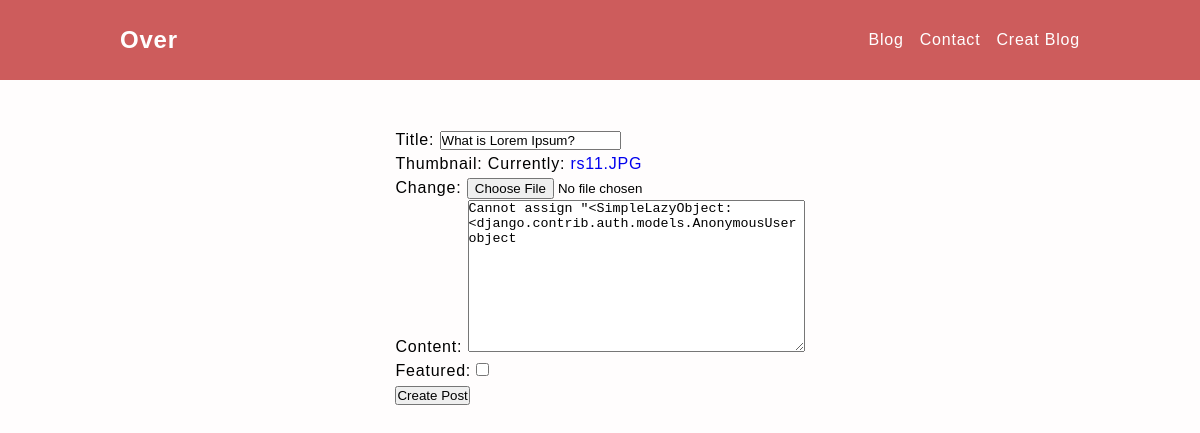
Page /2/post-update/ on the committed database.
### over/models.py (models this page shows, shortened)
class Post(models.Model):
  title = models.CharField(max_length=255)
  thumbnail = models.ImageField()
  content = models.TextField()
  date_created = models.DateTimeField(auto_now=True)
  author = models.ForeignKey(User, on_delete=models.CASCADE)
  featured = models.BooleanField(default=False)

### over/views.py (the view)
# urls.py: path('<pk>/post-update/', post_update, name="post_update"),
def post_update(request, pk):
  post = get_object_or_404(Post, id=pk)
  if request.method == 'POST':
    form = PostForm(request.POST, request.FILES, instance=post)
    if form.is_valid():
      form.save()
      return redirect(post.get_absolute_url())
  else:
    form = PostForm(instance=post)
  context = {'form': form}
  return render(request, 'over/createPost.html', context)

### over/forms.py
class PostForm(forms.ModelForm):
  class Meta:
    model = Post
    fields = ['title', 'thumbnail', 'content', 'featured']

### template/over/createPost.html (shortened to what this page needs)
{% extends 'over/base.html' %} {% load static %} {% block content %}
<div class="post_card_detail">
  <form action="." method="post" enctype="multipart/form-data">
  {{form.as_p}}
  <button type="submit">Create Post</button>
  </form>
</div>
{% endblock content %}

### static/css/index.css (style rules this page uses)
:root { box-sizing: border-box; }
body { font-family: Helvetica, sans-serif; background-color: rgb(255, 253, 253); line-height: 1.5; letter-spacing: .05em; }
a { text-decoration: none; }
.post_card_detail { display: flex; width: 100%; flex-direction: column; align-items: center; }

### rows in the picture
Post: title "What is Lorem Ipsum?", content "Cannot assign \"<SimpleLazyObject: <django.contrib.auth.models.AnonymousUser object"
